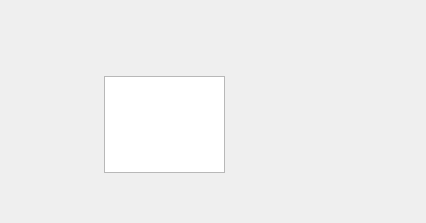
<?xml version="1.0" encoding="UTF-8"?>
<ui version="4.0">
 <class>Form1</class>
 <widget class="QWidget" name="Form1">
  <property name="geometry">
   <rect>
    <x>0</x>
    <y>0</y>
    <width>426</width>
    <height>223</height>
   </rect>
  </property>
  <property name="toolTip">
   <string></string>
  </property>
  <property name="windowTitle">
   <string>Form1</string>
  </property>
  <widget class="QListWidget" name="CheckListBox1">
   <property name="geometry">
    <rect>
     <x>104</x>
     <y>76</y>
     <width>121</width>
     <height>97</height>
    </rect>
   </property>
   <property name="enabled">
    <bool>true</bool>
   </property>
   <property name="toolTip">
    <string></string>
   </property>
  </widget>
 </widget>
</ui>
